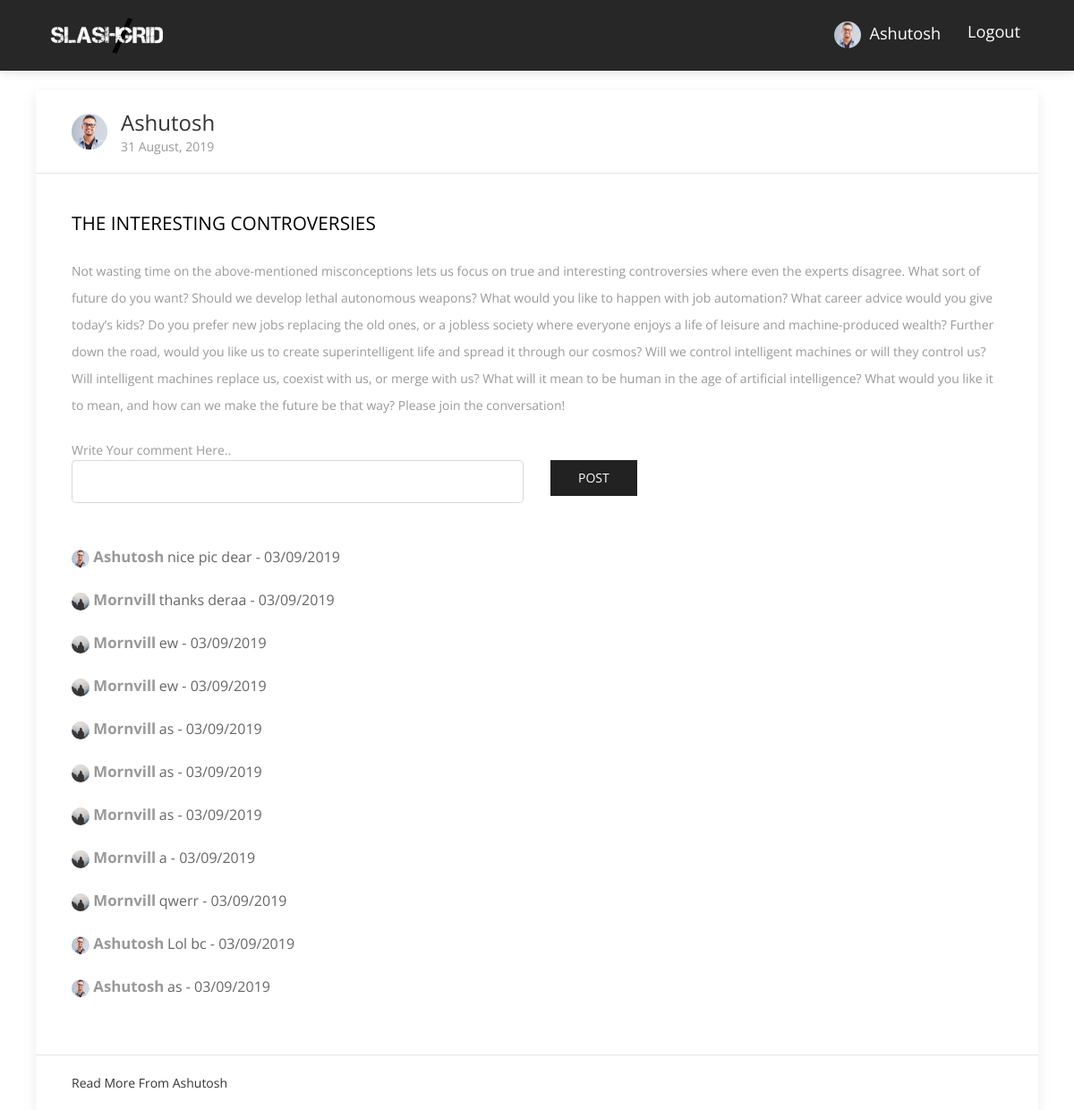
The app's page /post/9 (signed in), older data.
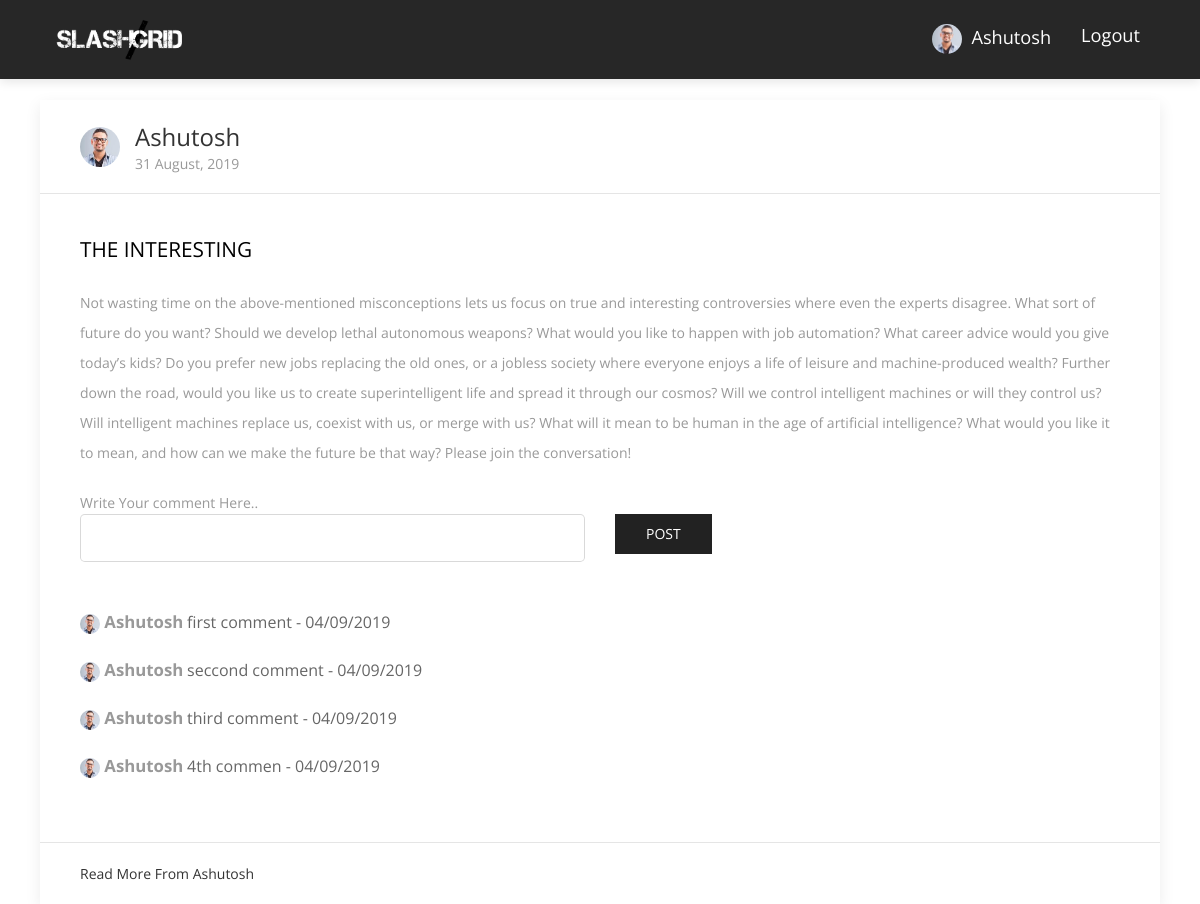
The same page, newer data.
### flaskblog/models.py (models this page shows, shortened)
class Post(db.Model):
    id = db.Column(db.Integer, primary_key=True)
    title = db.Column(db.String(100), nullable=False)
    date_posted = db.Column(db.DateTime, nullable=False, default=datetime.utcnow)
    content = db.Column(db.Text, nullable=False)
    user_id = db.Column(db.Integer, db.ForeignKey('user.id'), nullable=False)
    comment = db.relationship('Comments', backref='post', lazy=True)

class Comments(db.Model):
    id = db.Column(db.Integer, primary_key=True)
    title = db.Column(db.String(100), nullable=False)
    date_posted = db.Column(db.DateTime, nullable=False, default=datetime.utcnow)
    post_id = db.Column(db.Integer, db.ForeignKey('post.id'), nullable=False)
    user_id = db.Column(db.Integer, db.ForeignKey('user.id'), nullable=False)

class User(db.Model, UserMixin):
    id = db.Column(db.Integer, primary_key=True)
    username = db.Column(db.String(20), unique=True, nullable=False)
    email = db.Column(db.String(120), unique=True, nullable=False)
    image_file = db.Column(db.String(20), nullable=False, default='default.jpg')
    password = db.Column(db.String(60), nullable=False)
    fb_link = db.Column(db.String(120), unique=True, nullable=True)
    posts = db.relationship('Post', backref='author', lazy=True)
    comment = db.relationship('Comments', backref='author', lazy=True)

### flaskblog/posts/routes.py (the view)
@posts.route("/post/<int:post_id>", methods=['GET', 'POST'])
@login_required
def post(post_id):
    comment = Comments.query.filter_by(post_id=post_id)
    form = CommentsForm()
    if form.validate_on_submit():
        post = Post.query.get(post_id)
        comment = Comments(title=form.title.data, author= current_user, post=post)
        db.session.add(comment)
        db.session.commit()
        return redirect(url_for('posts.post', post_id=post.id))
    post = Post.query.get_or_404(post_id)
    return render_template('post.html', title=post.title, post=post, comments=comment, form=form)

### flaskblog/posts/forms.py
class CommentsForm(FlaskForm):
    title = StringField('Comment..', validators=[DataRequired()])
    submit = SubmitField('Post')

### flaskblog/models.py (called while the page is built)
@login_manager.user_loader
def load_user(user_id):
    return User.query.get(int(user_id))

### flaskblog/templates/post.html (shortened to what this page needs)
{% extends "base.html" %}
{% block content %}
<div class="uk-container" style="margin-top:100px">
    <div class="uk-card uk-card-default uk-width-1-1@m">
      <div class="uk-card-header">
            <div class="uk-grid-small uk-flex-middle" uk-grid>
                <div class="uk-width-auto">
                    <img class="uk-border-circle" width="40" height="40" src="{{ url_for('static', filename='profile_pics/' + post.author.image_file) }}">
                </div>
                <div class="uk-width-expand">
                <h3 class="uk-card-title uk-margin-remove-bottom"  style="text-transform:capitalize"> {{ post.author.username }}
                </h3>
                    <p class="uk-text-meta uk-margin-remove-top"><time datetime="{{ post.date_posted.strftime('%d %B %Y') }}">{{ post.date_posted.strftime('%d %B, %Y') }}</time></p>
                </div>
            </div>
        </div>
        <div class="uk-card-body">
          <p style="font-size: 1.3em;color:black;">{{ post.title }}</p>
          <br>
            <p>{{ post.content }}</p>
            <br>
            <p>
              <form class="login100-form validate-form" method="POST" action="" >
                <span class="login100-form-title p-b-26">
                  Write Your comment Here..
            	</span>
                          <div class="row text-center">
                          <fieldset class="form-group col-lg-6">
                              <div class="form-group">
                                  {% if form.title.errors %}
                                      {{ form.title(class="form-control form-control-lg is-invalid") }}
                                      <div class="invalid-feedback">
                                          {% for error in form.title.errors %}
                                              <span>{{ error }}</span>
                                          {% endfor %}
                                      </div>
                                  {% else %}
                                      {{ form.title(class="form-control form-control-lg") }}
                                  {% endif %}
                              </div>
                          </fieldset>
                          <div class="form-group col-lg-6 text-left">
                              {{ form.submit(class="uk-button uk-button-secondary") }}
                          </div>
                          </div>
              </form>
              {% for comment in comments %}
              <a href=""> <b style="text-transform: capitalize;color: inherit;font-size: 1.2em">
                  <img class="uk-border-circle" width="20" height="20" src="{{ url_for('static', filename='profile_pics/' + comment.author.image_file) }}">
                  {{ comment.author.username }}</b> </a> {{ comment.title }} - {{ comment.date_posted.strftime('%d/%m/%Y') }}
              <br>
              <br>
              {% endfor %}
            </p>
        </div>
        <div class="uk-card-footer">
            <a href="{{ url_for('users.user_posts', username=post.author.username) }}" class="uk-button uk-button-text" style="text-transform: capitalize">Read more from {{ post.author.username }}</a>
        </div>
    </div>
</div>
{% endblock %}

Row changes from the older to the newer data that the page shows:
removed Comments: image_file (placeholder picture), author.username "Mornvill", title "thanks deraa", date_posted "03/09/2019"
no longer on this page (row edited): Comments: image_file (placeholder picture), author.username "Mornvill", title "ew", date_posted "03/09/2019"
removed Comments: image_file (placeholder picture), author.username "Mornvill", title "ew", date_posted "03/09/2019"
removed Comments: image_file (placeholder picture), author.username "Mornvill", title "as", date_posted "03/09/2019"
removed Comments: image_file (placeholder picture), author.username "Mornvill", title "as", date_posted "03/09/2019"
removed Comments: image_file (placeholder picture), author.username "Mornvill", title "as", date_posted "03/09/2019"
removed Comments: image_file (placeholder picture), author.username "Mornvill", title "a", date_posted "03/09/2019"
removed Comments: image_file (placeholder picture), author.username "Mornvill", title "qwerr", date_posted "03/09/2019"
removed Comments: image_file (picture), author.username "Ashutosh", title "Lol bc", date_posted "03/09/2019"
removed Comments: image_file (picture), author.username "Ashutosh", title "as", date_posted "03/09/2019"
changed Post: title "THE INTERESTING CONTROVERSIES" → "THE INTERESTING"
changed Comments: title "nice pic dear" → "first comment"; date_posted "03/09/2019" → "04/09/2019"
added Comments: image_file (picture), author.username "Ashutosh", title "seccond comment", date_posted "04/09/2019"
now on this page (row edited): Comments: image_file (picture), author.username "Ashutosh", title "third comment", date_posted "04/09/2019"
now on this page (row edited): Comments: image_file (picture), author.username "Ashutosh", title "4th commen", date_posted "04/09/2019"
